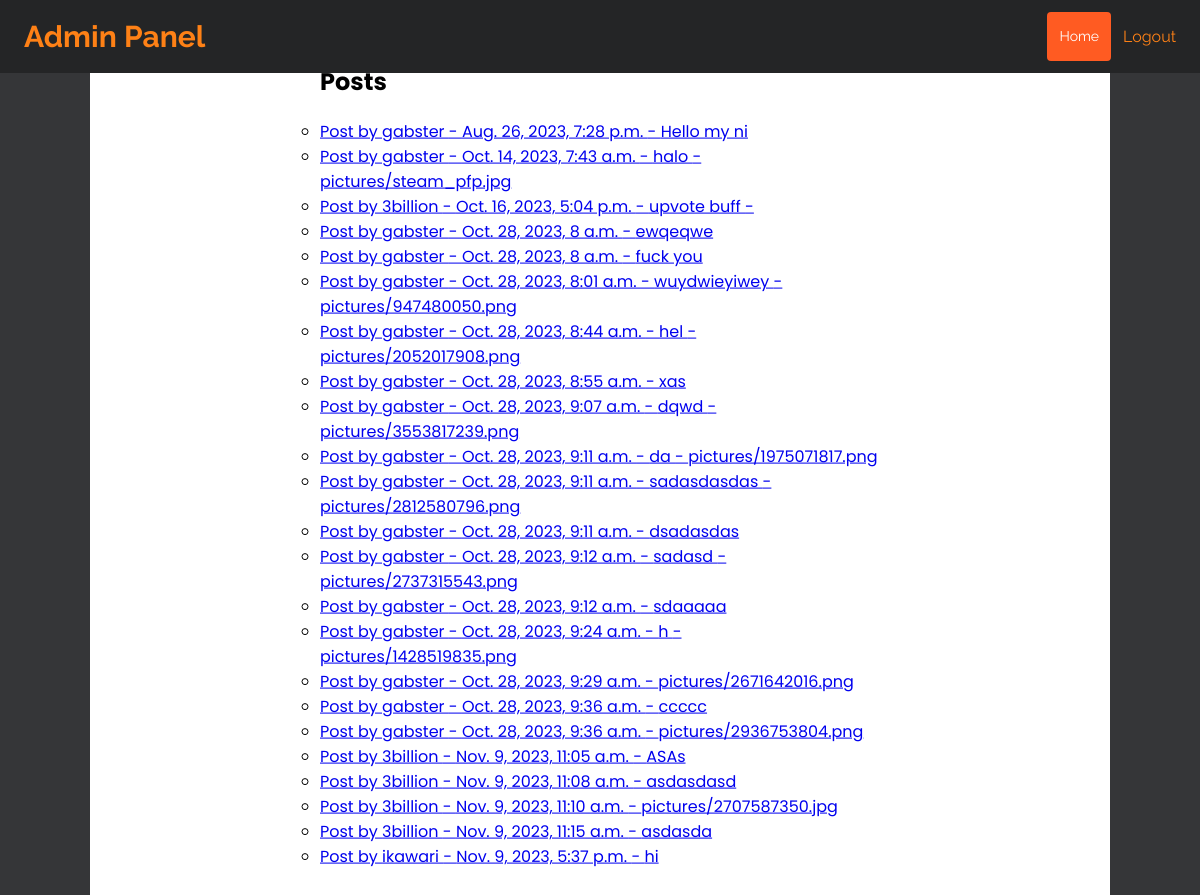
The app's page /gasbter_admin/admin-panel/posts/, older data.
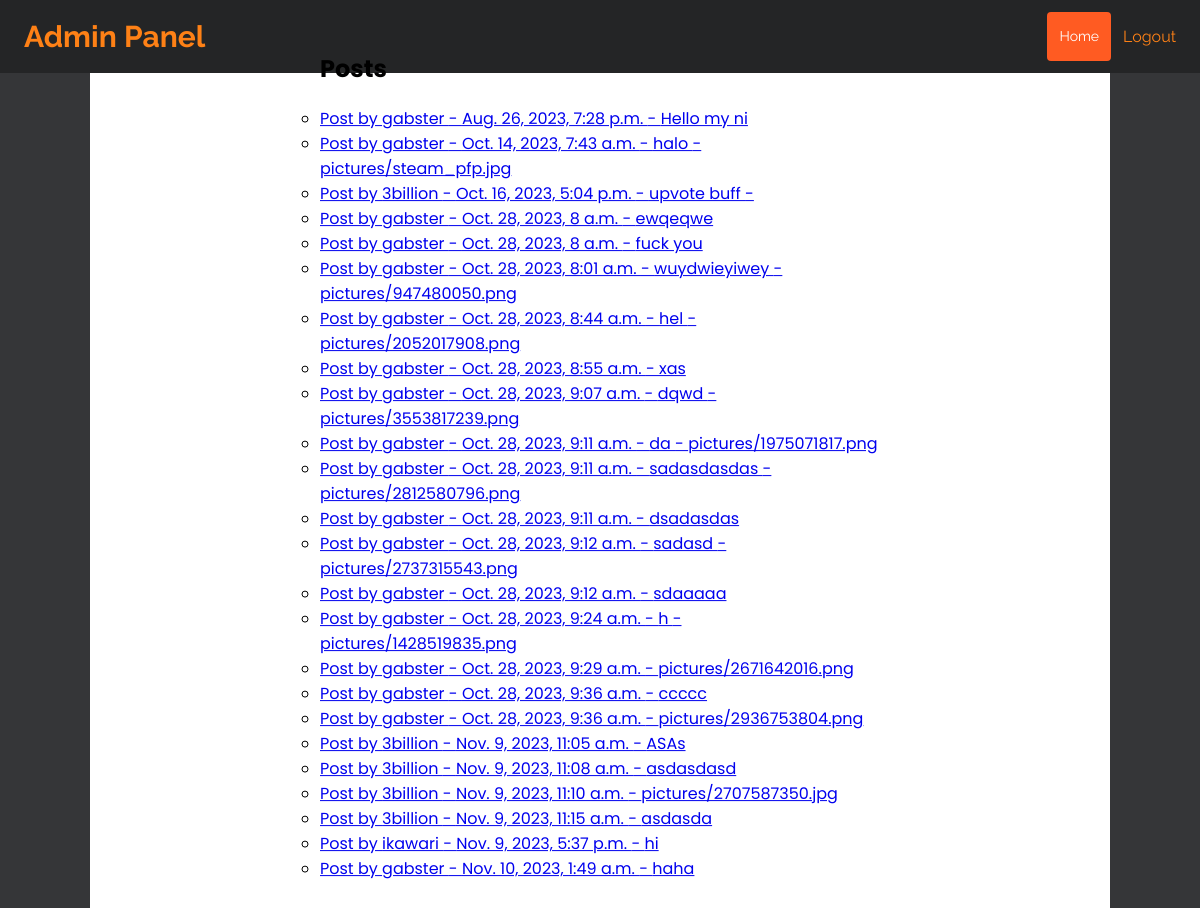
The same page, newer data.
### Post/models.py (models this page shows, shortened)
class Post(models.Model):
    user = models.ForeignKey(settings.AUTH_USER_MODEL, on_delete=models.CASCADE)
    content = models.CharField(max_length=500, blank=True, null=True)
    post_type = models.CharField(max_length=20, choices=[('picture', 'Picture'), ('video', 'Video')], default=None,
                                 null=True)
    picture = models.ImageField(upload_to=upload_picture_path, blank=True, null=True, default=None)
    video = models.FileField(upload_to='videos/', blank=True, null=True, default=None)
    updated = models.DateTimeField(auto_now=True)
    createdAt = models.DateTimeField(auto_now_add=True)
    likes = models.PositiveIntegerField(default=0)
    liked_by = models.ManyToManyField(UserAccount, related_name='liked_posts', blank=True)

### accounts/models.py (models this page shows, shortened)
class UserAccount(AbstractBaseUser):
    email = models.EmailField(verbose_name='email', max_length=60, unique=True)
    username = models.CharField(max_length=20, unique=True)  # I put it as true
    date_joined = models.DateField(verbose_name='date joined', auto_now_add=True)
    last_login = models.DateTimeField(verbose_name='last login', auto_now='True')
    is_admin = models.BooleanField(default=False)
    is_active = models.BooleanField(default=True)
    is_staff = models.BooleanField(default=False)
    is_email_verified = models.BooleanField(default=False)
    is_superuser = models.BooleanField(default=False)
    profile_image = models.ImageField(upload_to='profile_images', blank=True, null=True,
                                      default='default.png')
    profile_cover = models.ImageField(upload_to='profile_covers', blank=True, null=True,
                                      default='default.png')
    profile_song = models.FileField(upload_to=get_profile_song_filepath, blank=True, null=True, default=None)
    profile_background = models.ImageField(upload_to='profile_backgrounds', blank=True, null=True,
                                           default='background.png')
    hide_email = models.BooleanField(default=True)
    bio = models.CharField(max_length=300, null=True, blank=True)
    location = models.CharField(max_length=100, null=True, blank=True)
    color = ColorField(default='#3a3b3c')
    backgroundColor = ColorField(default='linear-gradient(to right, rgba(44,15,85,0.9), rgba(44,15,38, 0.9))')
    font_preference = models.CharField(max_length=50, default='"Poppins", sans-serif')
    USERNAME_FIELD = 'username'
    REQUIRED_FIELDS = ['email']
    objects = MyAccountManager()

### admin_custom/views.py (the view)
# urls.py: path('admin-panel/posts/', views.admin_post, name='admin_panel_posts'),
def admin_post(request):
    posts = Post.objects.all()  # Displays all posts
    return render(request, 'admin/admin_post.html', {'posts': posts})

### templates/admin/admin_post.html (shortened to what this page needs)
{% extends "admin/admin_header.html" %}
{% block content %}
<div class = "container">
<div class = "center" >
 <div class = "txt"><h2>Posts</h2></div>
    <ul class = "ul_post">
     {% for post in posts %}
         <li>
             <a href ="{% url 'post_detail' username=post.user.username post_id=post.id %}">
             Post by {{ post.user.username }} - {{ post.createdAt }} -
              {% if post.post_type == 'picture' %}
             {% if post.content %}
                 {{ post.content }} - {{ post.picture.name }}
             {% else %}
                 {{ post.picture.name }}
             {% endif %}
         {% elif post.post_type == 'video' %}
             {% if post.content %}
                 {{ post.content }} - {{ post.video.name }}
             {% else %}
                 {{ post.video.name }}
             {% endif %}
         {% else %}
             {{ post.content }}
         {% endif %}
             </a>
         </li>
     {% endfor %}
 </ul>
</div>
</div>
{% endblock %}

Row changes from the older to the newer data that the page shows:
added Post: user.username "gabster", createdAt "Nov. 10, 2023, 1:49 a.m.", content "haha"
